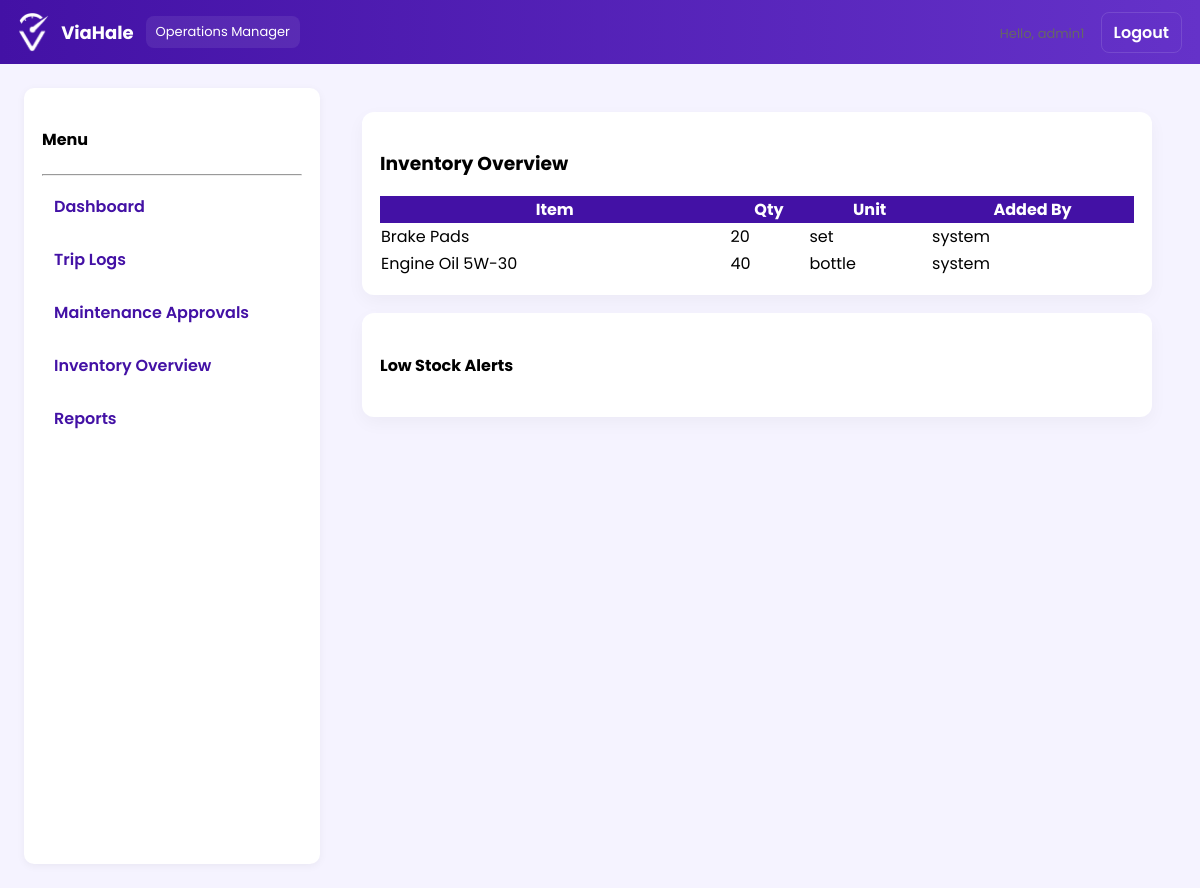
Screenshot of /operations/inventory_overview.php (signed in) with the database file from the repository.
### tables this page shows
CREATE TABLE `supplies` (
  `supply_id` int(11) NOT NULL,
  `item_name` varchar(255) NOT NULL,
  `description` text DEFAULT NULL,
  `quantity` int(11) NOT NULL DEFAULT 0,
  `unit` varchar(50) DEFAULT NULL,
  `created_by` varchar(100) DEFAULT NULL,
  `created_at` timestamp NOT NULL DEFAULT current_timestamp()
);

### operations/inventory_overview.php (the view, shortened to what this page needs)
<?php
require __DIR__ . '/../includes/db.php';
include __DIR__ . '/../includes/ops_navbar.php';
$supplies = $conn->query("SELECT * FROM supplies ORDER BY quantity ASC LIMIT 500");
?>
<!doctype html><html><head><meta charset="utf-8"><title>Inventory Overview</title></head>
<body>
<div style="display:flex;gap:18px;padding:24px">
  <div class="sidebar">
    <h4>Menu</h4><hr>
    <a href="../operations/dashboard.php"> Dashboard</a>
    <a href="../operations/trip_logs.php"> Trip Logs</a>
    <a href="../operations/maintenance_approvals.php"> Maintenance Approvals <?php if($pendingMaintenance) echo "({$pendingMaintenance})"; ?></a>
    <a href="../operations/inventory_overview.php"> Inventory Overview <?php if($lowStock) echo "({$lowStock} low)"; ?></a>
    <a href="../operations/reports.php"> Reports</a>
  </div>
  <div style="flex:1" class="container-main">
    <div class="card">
      <h3>Inventory Overview</h3>
      <table style="width:100%;border-collapse:collapse">
        <thead style="background:#4311A5;color:#fff"><tr><th>Item</th><th>Qty</th><th>Unit</th><th>Added By</th></tr></thead>
        <tbody>
          <?php while($s = $supplies->fetch_assoc()): ?>
            <tr>
              <td><?php echo htmlspecialchars($s['item_name']);?></td>
              <td><?php echo (int)$s['quantity'];?></td>
              <td><?php echo htmlspecialchars($s['unit']);?></td>
              <td><?php echo htmlspecialchars($s['created_by']);?></td>
            </tr>
          <?php endwhile; ?>
        </tbody>
      </table>
    </div>
    <div class="card">
      <h4>Low Stock Alerts</h4>
    </div>
  </div>
</div>
</body></html>

### includes/ops_navbar.php (style rules this page uses)
:root { --vh-color1:#6532C9;--vh-color2:#4311A5;--vh-accent:#9A66FF;--vh-bg:#f5f3ff }
body { font-family:'Poppins',sans-serif;background:var(--vh-bg);margin:0 }
.sidebar { width:260px;background:#fff;min-height:calc(100vh - 60px);padding:18px;border-radius:10px;box-shadow:0 2px 8px rgba(0,0,0,0.05) }
.sidebar a { display:block;padding:10px 12px;color:#4311A5;text-decoration:none;border-radius:8px;margin-bottom:8px;font-weight:600 }
.container-main { padding:24px }
.card { background:#fff;border-radius:12px;padding:18px;box-shadow:0 6px 18px rgba(0,0,0,0.04);margin-bottom:18px }

### rows the page displays
supplies: item_name "Brake Pads", quantity "20", unit "set", created_by "system"
supplies: item_name "Engine Oil 5W-30", quantity "40", unit "bottle", created_by "system"

### other values shown
$username "admin1"
